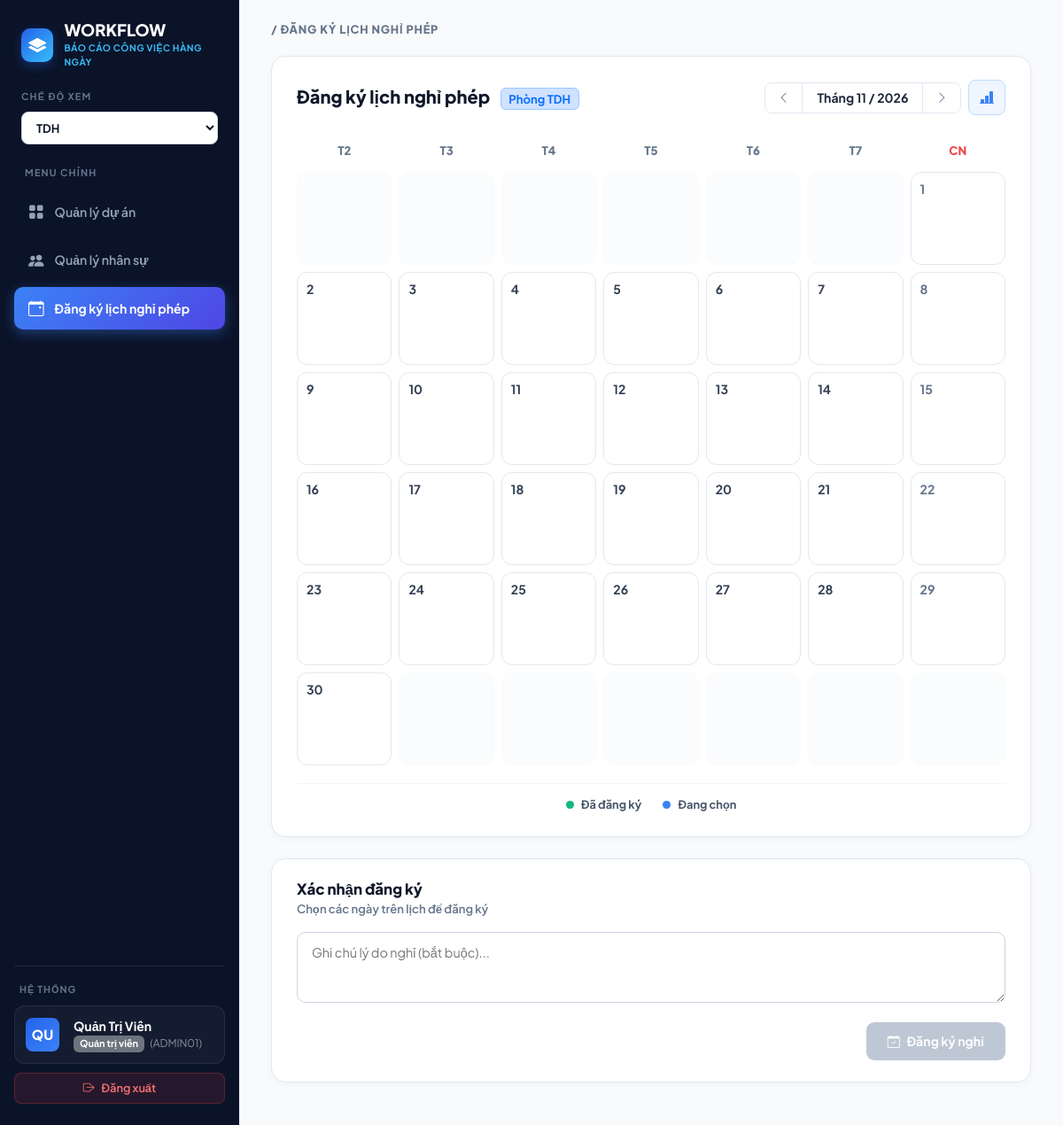
Screenshot of /leave-calendar?month=11&year=2026&dept=TDH (signed in) with the database file from the repository.
### app.py (models this page shows)
class Employee(db.Model):
    __tablename__ = 'employee'
    id = db.Column(db.Integer, primary_key=True)
    employee_code = db.Column(db.String(50), unique=True, nullable=False)
    full_name = db.Column(db.String(100), nullable=False)
    email = db.Column(db.String(100))
    phone = db.Column(db.String(20))
    emergency_phone = db.Column(db.String(50))
    position = db.Column(db.String(100))
    department = db.Column(db.String(50), nullable=False, default='TDH')  # 'TDH', 'A11A', 'LENS'
    role = db.Column(db.String(20), nullable=False, default='user')        # 'admin' hoặc 'user'
    password_hash = db.Column(db.String(200), nullable=False)
    start_date = db.Column(db.Date)
    status = db.Column(db.String(50), default='active')                    # 'active' hoặc 'inactive'

### app.py (the view, shortened to what this page needs)
@app.route('/leave-calendar')
def leave_calendar():
    emp_code = session.get('employee_code')
    if not emp_code:
        flash('Vui lòng đăng nhập trước khi tiếp tục.', 'warning')
        return redirect(url_for('login'))
    current_user = Employee.query.filter_by(employee_code=emp_code).first()
    if not current_user:
        session.clear()
        return redirect(url_for('login'))
    today = datetime.now().date()
    month = request.args.get('month', type=int) or today.month
    year = request.args.get('year', type=int) or today.year
    is_admin = (session.get('role') == 'admin')
    if is_admin:
        selected_dept = request.args.get('dept', 'TDH')
        if selected_dept not in ['TDH', 'A11A', 'LENS']:
            selected_dept = 'TDH'
    prev_month, prev_year = (12, year - 1) if month == 1 else (month - 1, year)
    next_month, next_year = (1, year + 1) if month == 12 else (month + 1, year)
    all_leaves = LeaveRequest.query.all()
    month_leaves = [
        l for l in all_leaves
        if l.leave_date and l.leave_date.month == month and l.leave_date.year == year
    ]
    display_leaves = [l for l in month_leaves if l.employee and l.employee.department == selected_dept]
    leaves_by_date = {}
    for l in display_leaves:
        date_key = l.leave_date.strftime('%Y-%m-%d')
        if date_key not in leaves_by_date:
            leaves_by_date[date_key] = []
        leaves_by_date[date_key].append(l)
    cal = calendar.Calendar(firstweekday=0)
    month_dates = cal.monthdatescalendar(year, month)
    calendar_weeks = []
    for week in month_dates:
        week_data = []
        for d in week:
            date_str = d.strftime('%Y-%m-%d')
            week_data.append({
                'day': d.day,
                'date_str': date_str,
                'is_current_month': (d.month == month),
                'is_today': (d == today),
                'is_sunday': (d.isoweekday() == 7),
                'leaves': leaves_by_date.get(date_str, [])
            })
        calendar_weeks.append(week_data)
    emp_stats = {}
    chart_labels = list(emp_stats.keys())
    chart_data = [info['count'] for info in emp_stats.values()]
    emp_summary = [
        {'name': k, 'dept': v['dept'], 'count': v['count'], 'dates_str': ', '.join(v['dates'])}
        for k, v in emp_stats.items()
    ]
    user_initials = get_initials(current_user.full_name)
    return render_template(
        'leave_calendar.html',
        current_user=current_user,
        user_initials=user_initials,
        calendar_weeks=calendar_weeks,
        current_month=month,
        current_year=year,
        prev_month=prev_month,
        prev_year=prev_year,
        next_month=next_month,
        next_year=next_year,
        selected_dept=selected_dept,
        chart_labels=chart_labels,
        chart_data=chart_data,
        emp_summary=emp_summary,
        is_admin=is_admin,
        active_page='leave_calendar'
    )

### app.py (called while the page is built)
def get_initials(name):
    if not name:
        return 'NV'
    parts = name.strip().split()
    if len(parts) >= 2:
        return (parts[0][0] + parts[-1][0]).upper()
    return name[:2].upper()

### templates/leave_calendar.html (shortened to what this page needs)
<!DOCTYPE html>
<html lang="vi">
<head>
    <link href="https://cdn.jsdelivr.net/npm/bootstrap@5.3.0/dist/css/bootstrap.min.css" rel="stylesheet">
    <link rel="stylesheet" href="https://cdn.jsdelivr.net/npm/bootstrap-icons@1.11.3/font/bootstrap-icons.min.css">
</head>
<body>
    {% if session.get('role') == 'admin' or current_user.role == 'admin' %}
        {% include 'sidebar_admin.html' %}
    {% else %}
        {% include 'sidebar_user.html' %}
    {% endif %}
    <main class="main-wrapper">
        <div class="breadcrumb-tag">/ ĐĂNG KÝ LỊCH NGHỈ PHÉP</div>
        <div class="calendar-main-card">
            <div class="calendar-header">
                <h1 class="calendar-title">Đăng ký lịch nghỉ phép <span class="badge bg-primary-subtle text-primary border border-primary-subtle ms-2" style="font-size: 0.82rem; font-weight: 700; vertical-align: middle;">Phòng {{ selected_dept }}</span></h1>
                <div class="calendar-controls">
                    <div class="nav-btn-group">
                        <a href="{{ url_for('leave_calendar', month=prev_month, year=prev_year, dept=selected_dept) }}" class="cal-nav-btn" title="Tháng trước">
                            <i class="bi bi-chevron-left"></i>
                        </a>
                        <div class="month-display-text">Tháng {{ current_month }} / {{ current_year }}</div>
                        <a href="{{ url_for('leave_calendar', month=next_month, year=next_year, dept=selected_dept) }}" class="cal-nav-btn" title="Tháng sau">
                            <i class="bi bi-chevron-right"></i>
                        </a>
                    </div>
                    <button type="button" class="btn-chart-stats" data-bs-toggle="modal" data-bs-target="#leaveStatsModal" title="Xem biểu đồ thống kê ngày nghỉ">
                        <i class="bi bi-bar-chart-line-fill"></i>
                    </button>
                </div>
            </div>
            <div class="calendar-grid">
                <div class="weekday-header">T2</div>
                <div class="weekday-header">T3</div>
                <div class="weekday-header">T4</div>
                <div class="weekday-header">T5</div>
                <div class="weekday-header">T6</div>
                <div class="weekday-header">T7</div>
                <div class="weekday-header sunday">CN</div>
                {% for week in calendar_weeks %}
                    {% for day_item in week %}
                    <div class="day-cell {% if not day_item.is_current_month %}other-month{% endif %}"
                         {% if day_item.is_current_month %}
                         data-date="{{ day_item.date_str }}"
                         onclick="toggleDateSelection(this, '{{ day_item.date_str }}')"
                         {% endif %}>
                        <div class="d-flex justify-content-between align-items-center">
                            {% if day_item.is_current_month %}
                            <span class="day-num {% if day_item.is_today %}today{% elif day_item.is_sunday %}sunday{% endif %}">
                                {{ day_item.day }}
                            </span>
                            {% else %}
                            <span></span>
                            {% endif %}
                        </div>
                    </div>
                    {% endfor %}
                {% endfor %}
            </div>
            <div class="calendar-legend">
                <div>
                    <span class="legend-dot-green"></span>
                    <span>Đã đăng ký</span>
                </div>
                <div>
                    <span class="legend-dot-blue"></span>
                    <span>Đang chọn</span>
                </div>
            </div>
        </div>
        <div class="confirm-section">
            <h2 class="confirm-title">Xác nhận đăng ký</h2>
            <div class="confirm-subtitle" id="selectedDatesLabel">
                Chọn các ngày trên lịch để đăng ký
            </div>
            <form action="{{ url_for('leave_register') }}" method="POST" id="leaveForm">
                <div class="mb-3">
                    <textarea name="reason" class="confirm-textarea" placeholder="Ghi chú lý do nghỉ (bắt buộc)..." required></textarea>
                </div>
                <div class="text-end">
                    <button type="submit" class="btn-register-leave" id="btnSubmitLeave" disabled>
                        <i class="bi bi-calendar-check"></i>
                        <span>Đăng ký nghỉ</span>
                    </button>
                </div>
            </form>
        </div>
    </main>
</body>
</html>

### templates/sidebar_admin.html (shortened to what this page needs)
<aside class="sidebar">
    <div>
        <div class="brand-box">
            <div class="brand-icon">
                <i class="bi bi-layers-fill"></i>
            </div>
            <div>
                <div class="brand-title">WORKFLOW</div>
                <div class="brand-subtitle">BÁO CÁO CÔNG VIỆC HÀNG NGÀY</div>
            </div>
        </div>
        <div class="mode-container">
            <div class="mode-label">CHẾ ĐỘ XEM</div>
            <select class="mode-select" id="adminDeptSelector" onchange="switchAdminDept(this.value)">
                <option value="TDH" {% if selected_dept == 'TDH' %}selected{% endif %}>TDH</option>
            </select>
        </div>
        <div class="menu-label">MENU CHÍNH</div>
        <nav class="nav flex-column">
            {% set is_projects_active = (active_page == 'projects' or request.endpoint in ['admin_dashboard', 'admin_reports'] or request.path in ['/admin', '/projects', '/admin/reports']) %}
            <a href="{{ url_for('admin_dashboard') }}?dept={{ selected_dept or 'TDH' }}" class="nav-link-custom {{ 'active' if is_projects_active else '' }}">
                <i class="bi bi-grid-fill"></i>
                <span>Quản lý dự án</span>
            </a>
            {% set is_employees_active = (active_page == 'employees' or request.endpoint == 'admin_employees' or request.path.startswith('/admin/employees')) %}
            <a href="{{ url_for('admin_employees') }}?dept={{ selected_dept or 'TDH' }}" class="nav-link-custom {{ 'active' if is_employees_active else '' }}">
                <i class="bi bi-people-fill"></i>
                <span>Quản lý nhân sự</span>
            </a>
            {% set is_leave_active = (active_page == 'leave_calendar' or request.endpoint == 'leave_calendar' or request.path.startswith('/leave-calendar')) %}
            <a href="{{ url_for('leave_calendar') }}?dept={{ selected_dept or 'TDH' }}" class="nav-link-custom {{ 'active' if is_leave_active else '' }}">
                <i class="bi bi-calendar-event"></i>
                <span>Đăng ký lịch nghỉ phép</span>
            </a>
        </nav>
    </div>
    <div class="system-footer">
        <div class="system-label">HỆ THỐNG</div>
        <div class="user-card d-flex align-items-center gap-3">
            <div class="user-avatar">
                {{ admin_initials or (session.get('full_name', 'AD')[:2]|upper) }}
            </div>
            <div class="overflow-hidden">
                <div class="text-white fw-bold text-truncate" style="font-size: 0.88rem;">{{ session.get('full_name') or 'Quản Trị Viên' }}</div>
                <div class="text-muted text-truncate" style="font-size: 0.75rem;">
                    <span class="badge bg-secondary" style="font-size: 0.68rem;">Quản trị viên</span>
                    <span class="ms-1 text-white-50">({{ session.get('employee_code') or 'ADMIN01' }})</span>
                </div>
            </div>
        </div>
        <a href="{{ url_for('logout') }}" class="logout-btn">
            <i class="bi bi-box-arrow-right"></i>
            <span>Đăng xuất</span>
        </a>
    </div>
</aside>

### templates/leave_calendar.html (style rules this page uses)
* { font-family: 'Plus Jakarta Sans', sans-serif; box-sizing: border-box; }
body { background-color: #f8fafc; color: #1e293b; min-height: 100vh; margin: 0; overflow-x: hidden; }
.main-wrapper { margin-left: 270px; padding: 24px 36px 48px; min-height: 100vh; }
.breadcrumb-tag { font-size: 0.8rem; font-weight: 800; color: #64748b; letter-spacing: 0.8px; margin-bottom: 20px; }
.calendar-main-card { background: #ffffff; border: 1px solid #e2e8f0; border-radius: 16px; padding: 26px 28px; box-shadow: 0 2px 10px rgba(0, 0, 0, 0.03); margin-bottom: 24px; }
.calendar-header { display: flex; align-items: center; justify-content: space-between; margin-bottom: 24px; }
.calendar-title { font-size: 1.25rem; font-weight: 800; color: #0f172a; margin: 0; }
.calendar-controls { display: flex; align-items: center; gap: 8px; }
.nav-btn-group { display: inline-flex; border: 1px solid #e2e8f0; border-radius: 8px; overflow: hidden; background: #ffffff; }
.cal-nav-btn { border: none; background: #ffffff; color: #64748b; padding: 6px 14px; font-size: 0.85rem; font-weight: 700; cursor: pointer; text-decoration: none; display: inline-flex; align-items: center; justify-content: center; transition: all 0.15s ease; }
.month-display-text { padding: 6px 16px; font-size: 0.88rem; font-weight: 700; color: #1e293b; border-left: 1px solid #e2e8f0; border-right: 1px solid #e2e8f0; user-select: none; }
.btn-chart-stats { background: #eff6ff; color: #3b82f6; border: 1px solid #bfdbfe; border-radius: 8px; padding: 7px 12px; display: inline-flex; align-items: center; justify-content: center; cursor: pointer; font-size: 1rem; transition: all 0.15s ease; }
.calendar-grid { display: grid; grid-template-columns: repeat(7, 1fr); gap: 8px; margin-bottom: 20px; }
.weekday-header { text-align: center; font-size: 0.82rem; font-weight: 800; color: #64748b; padding: 6px 0; user-select: none; }
.weekday-header.sunday { color: #ef4444; }
.day-cell { background: #ffffff; border: 1px solid #e2e8f0; border-radius: 12px; min-height: 105px; padding: 8px 10px; cursor: pointer; display: flex; flex-direction: column; justify-content: space-between; transition: all 0.18s ease; position: relative; }
.day-cell.other-month { background: #f8fafc; border-color: #f1f5f9; cursor: default; opacity: 0.45; }
.day-num { font-size: 0.88rem; font-weight: 700; color: #334155; margin-bottom: 4px; }
.day-num.sunday { color: #64748b; }
.calendar-legend { display: flex; align-items: center; justify-content: center; gap: 24px; padding-top: 14px; border-top: 1px solid #f1f5f9; font-size: 0.8rem; font-weight: 700; color: #475569; }
.legend-dot-green { width: 9px; height: 9px; border-radius: 50%; background-color: #10b981; display: inline-block; margin-right: 6px; }
.legend-dot-blue { width: 9px; height: 9px; border-radius: 50%; background-color: #3b82f6; display: inline-block; margin-right: 6px; }
.confirm-section { background: #ffffff; border: 1px solid #e2e8f0; border-radius: 16px; padding: 24px 28px; box-shadow: 0 2px 10px rgba(0, 0, 0, 0.03); }
.confirm-title { font-size: 1.05rem; font-weight: 800; color: #0f172a; margin-bottom: 2px; }
.confirm-subtitle { font-size: 0.82rem; color: #64748b; font-weight: 600; margin-bottom: 16px; }
.confirm-textarea { width: 100%; border: 1px solid #cbd5e1; border-radius: 10px; padding: 12px 16px; font-size: 0.9rem; outline: none; transition: all 0.15s ease; resize: vertical; min-height: 80px; }
.btn-register-leave { background-color: #4f46e5; color: #ffffff; border: none; border-radius: 9px; font-size: 0.88rem; font-weight: 700; padding: 11px 24px; display: inline-flex; align-items: center; gap: 8px; box-shadow: 0 2px 8px rgba(79, 70, 229, 0.3); cursor: pointer; transition: all 0.15s ease; }
.btn-register-leave:disabled { background-color: #94a3b8; box-shadow: none; cursor: not-allowed; opacity: 0.6; }

### rows the page displays
Employee: full_name "Quản Trị Viên", employee_code "ADMIN01", department "TDH"

### other values shown
{{ admin_initials or (session.get('full_name', 'AD')[:2]|upper) }} "QU"
{{ current_month }} "11"
{{ current_year }} "2026"
{{ day_item.day }} "1" "2" "3" "4" "5" "6" "7" "8" "9" "10" "11" "12" "13" "14" "15" "16" "17" "18" "19" "20" "21" "22" "23" "24" "25" "26" "27" "28" "29" "30"
